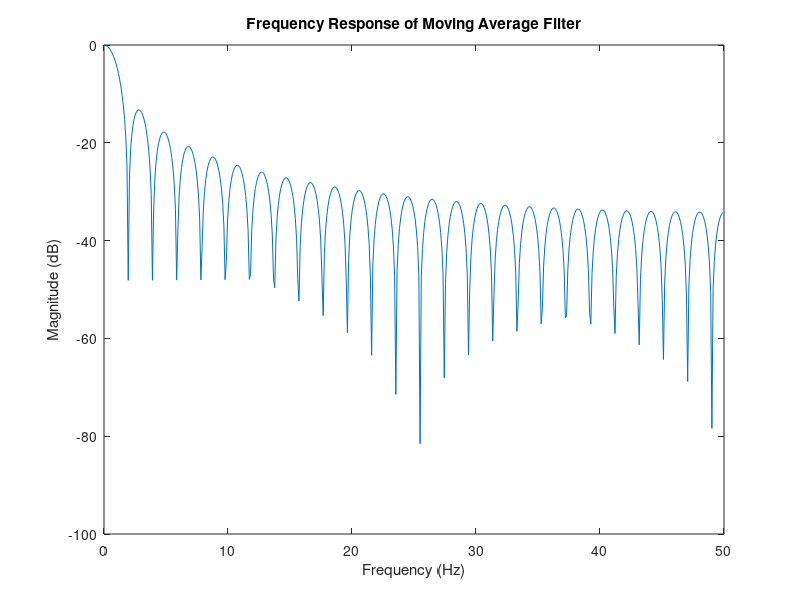

Recreate this plot in MATLAB.
clear all
L = 51;
h = (1/L) * ones(1,L);
[a,w] = freqz(h);
w = w * (50/pi);
plot(w,mag2db(abs(a)))
title('Frequency Response of Moving Average Filter')
xlabel('Frequency (Hz)')
ylabel('Magnitude (dB)')